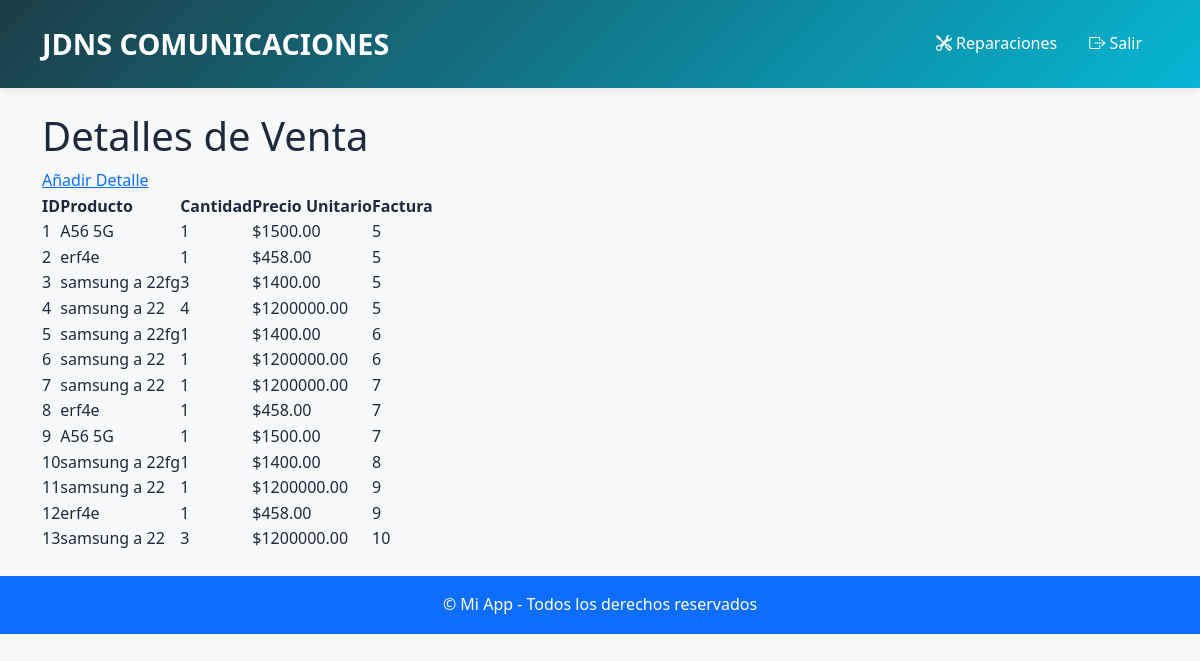
The page /detalle_venta/ (signed in) on the database as committed earlier.
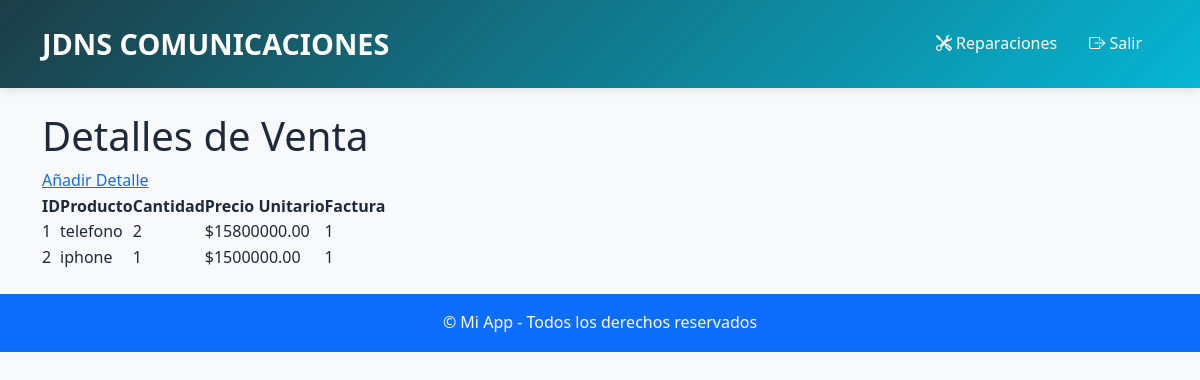
The same page on the database as committed later.
### app/models/users.py (models this page shows)
class DetalleVenta(db.Model):
    __tablename__ = 'detalle_venta'
    iddetalles = db.Column(db.Integer, primary_key=True)
    cantidad = db.Column(db.Integer, nullable=False)
    precio_unitario = db.Column(db.Numeric(10, 2), nullable=False)
    subtotal = db.Column(db.Numeric(10, 2), nullable=False)
    producto_idproducto = db.Column(db.Integer, db.ForeignKey('producto.idproducto'), nullable=False)
    ventas_factura_idventas_factura = db.Column(db.Integer, db.ForeignKey('ventas_factura.idventas_factura'), nullable=False)
    producto = db.relationship('Producto', backref='detalle_ventas')

class Producto(db.Model):
    _tablename_ = 'producto'
    idproducto = db.Column(db.Integer, primary_key=True)
    nombre = db.Column(db.String(100))
    descripcion = db.Column(db.Text)
    tipo = db.Column(db.Enum('repuesto', 'accesorio'))
    precio_unitario = db.Column(db.Numeric(10, 2))
    stock = db.Column(db.Integer)
    imagen = db.Column(db.String(200))
    empresa_idempresa = db.Column(db.Integer, db.ForeignKey('empresa.idempresa'))

### app/routes/detalle_venta.py (the view)
@bp.route('/')
@login_required
def listar():
    detalles = DetalleVenta.query.all()
    return render_template('detalle_venta_list.html', detalles=detalles)

### app/models/users.py (called while the page is built)
    @property
    def is_authenticated(self):
        return True

### app/templates/detalle_venta_list.html (shortened to what this page needs)
{% extends "base.html" %}
{% block content %}
<h1>Detalles de Venta</h1>
<a href="{{ url_for('detalle_venta.nuevo') }}">Añadir Detalle</a>
<table>
    <thead>
        <tr>
            <th>ID</th>
            <th>Producto</th>
            <th>Cantidad</th>
            <th>Precio Unitario</th>
            <th>Factura</th>
        </tr>
    </thead>
    <tbody>
    {% for d in detalles %}
        <tr>
            <td>{{ d.iddetalles }}</td>
            <td>{{ d.producto.nombre }}</td>
            <td>{{ d.cantidad }}</td>
            <td>${{ "%.2f"|format(d.precio_unitario) }}</td>
            <td>{{ d.ventas_factura_idventas_factura }}</td>
        </tr>
    {% endfor %}
    </tbody>
</table>
{% endblock %}

Rows that differ between the two databases and show on the page:
removed DetalleVenta: iddetalles "3", producto.nombre "samsung a 22fg", cantidad "3", precio_unitario "1400.00", ventas_factura_idventas_factura "5"
removed DetalleVenta: iddetalles "4", producto.nombre "samsung a 22", cantidad "4", precio_unitario "1200000.00", ventas_factura_idventas_factura "5"
removed DetalleVenta: iddetalles "5", producto.nombre "samsung a 22fg", cantidad "1", precio_unitario "1400.00", ventas_factura_idventas_factura "6"
removed DetalleVenta: iddetalles "6", producto.nombre "samsung a 22", cantidad "1", precio_unitario "1200000.00", ventas_factura_idventas_factura "6"
removed DetalleVenta: iddetalles "7", producto.nombre "samsung a 22", cantidad "1", precio_unitario "1200000.00", ventas_factura_idventas_factura "7"
removed DetalleVenta: iddetalles "8", producto.nombre "erf4e", cantidad "1", precio_unitario "458.00", ventas_factura_idventas_factura "7"
removed DetalleVenta: iddetalles "9", producto.nombre "A56 5G", cantidad "1", precio_unitario "1500.00", ventas_factura_idventas_factura "7"
removed DetalleVenta: iddetalles "10", producto.nombre "samsung a 22fg", cantidad "1", precio_unitario "1400.00", ventas_factura_idventas_factura "8"
removed DetalleVenta: iddetalles "11", producto.nombre "samsung a 22", cantidad "1", precio_unitario "1200000.00", ventas_factura_idventas_factura "9"
removed DetalleVenta: iddetalles "12", producto.nombre "erf4e", cantidad "1", precio_unitario "458.00", ventas_factura_idventas_factura "9"
removed DetalleVenta: iddetalles "13", producto.nombre "samsung a 22", cantidad "3", precio_unitario "1200000.00", ventas_factura_idventas_factura "10"
changed DetalleVenta id 1: producto.nombre "A56 5G" → "telefono"; cantidad "1" → "2"; precio_unitario "1500.00" → "15800000.00"; ventas_factura_idventas_factura "5" → "1"
changed DetalleVenta id 2: producto.nombre "erf4e" → "iphone"; precio_unitario "458.00" → "1500000.00"; ventas_factura_idventas_factura "5" → "1"
